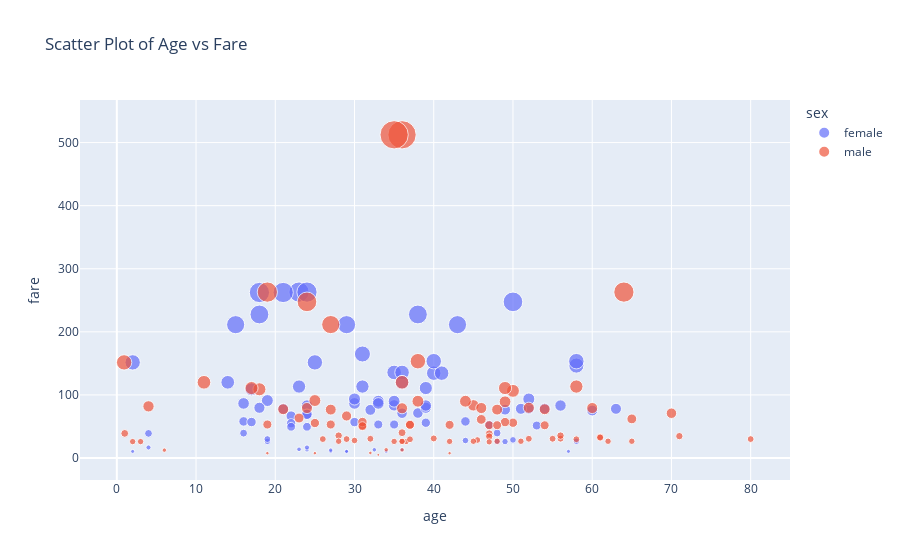

Notebook code for this chart:
### Code cell
# Scatter Plot with size
df.dropna(inplace=True)
fig = px.scatter(df, x="age", y="fare", color="sex", size = 'fare', title='Scatter Plot of Age vs Fare')
fig.show()

# saving the plot
# fig.write_image("./output/02_scatterplot.png", scale = 3)
# saving this in 300 dpi
fig.write_image("./output/02_scatterplot.png", format = 'png', width = 800, height=600, scale = 3)
